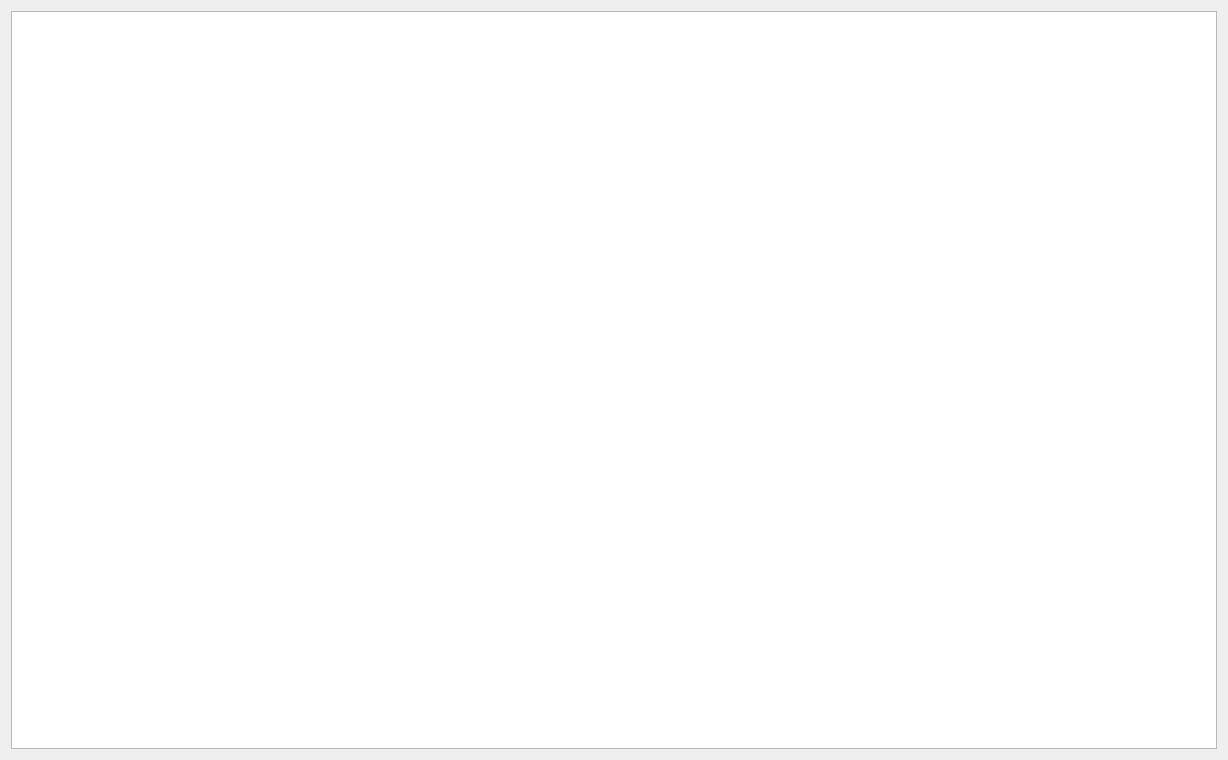
<?xml version="1.0" encoding="UTF-8"?>
<ui version="4.0">
 <class>Dialog</class>
 <widget class="QDialog" name="Dialog">
  <property name="geometry">
   <rect>
    <x>0</x>
    <y>0</y>
    <width>1228</width>
    <height>760</height>
   </rect>
  </property>
  <property name="windowTitle">
   <string>Dialog</string>
  </property>
  <layout class="QVBoxLayout" name="verticalLayout">
   <item>
    <widget class="QTableView" name="tableView"/>
   </item>
  </layout>
 </widget>
 <layoutdefault spacing="6" margin="11"/>
 <resources/>
 <connections/>
</ui>
